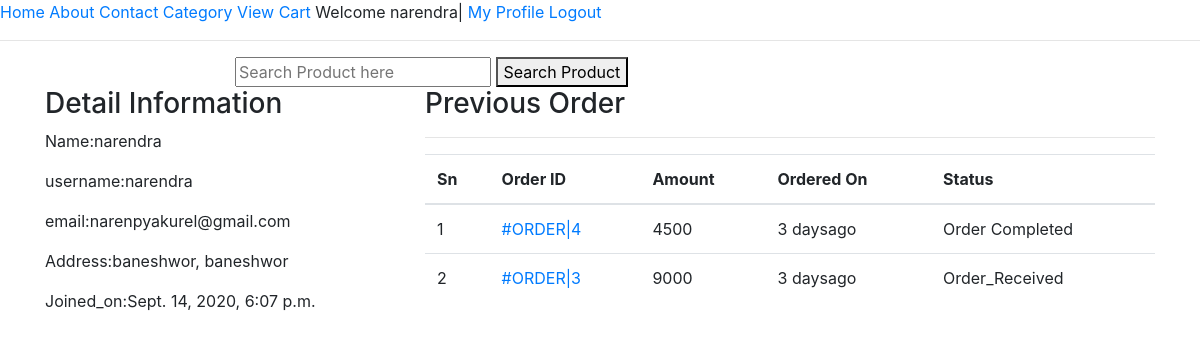
Screenshot of /profile (signed in) with the database file from the repository.
### ecomapp/models.py (models this page shows, shortened)
class Customer(models.Model):
    user = models.OneToOneField(User, on_delete=models.CASCADE)
    full_name = models.CharField(max_length=300)
    address = models.CharField(max_length=200)
    joined_on = models.DateTimeField(auto_now_add=True)

class Order(models.Model):
    cart = models.OneToOneField(Cart, on_delete=models.CASCADE)
    order_by = models.CharField(max_length=200)
    shipping_address = models.CharField(max_length=300)
    mobile = models.CharField(max_length=10)
    email = models.EmailField(null=True, blank=True)
    subtotal = models.PositiveIntegerField()
    discount = models.PositiveIntegerField()
    total = models.PositiveIntegerField()
    order_status = models.CharField(max_length=50, choices=ORDER_STATUS)
    created_at = models.DateTimeField(auto_now_add=True)

### ecomapp/views.py (the view)
# urls.py: path('profile', CustomerProfileView.as_view(), name='customerprofile'),
class CustomerProfileView(TemplateView):
    template_name = 'customerprofile.html'
    def dispatch(self, request, *args, **kwargs):
        if request.user.is_authenticated and Customer.objects.filter(user=request.user).exists():
            pass
        else:
            return redirect('/login/?next=/profile/')
        return super().dispatch(request, *args, **kwargs)
    def get_context_data(self, **kwargs):
        context = super().get_context_data(**kwargs)
        customer = self.request.user.customer
        context['customer'] = customer
        orders = Order.objects.filter(cart__customer=customer).order_by('-id')
        context['orders'] = orders
        return context

### templates/customerprofile.html (shortened to what this page needs)
{% extends 'base.html' %}
{% block content %}
<div class="container">
	<div class="row">
		<div class="col-md-4">
			<h3>Detail Information</h3>
			<P><span>Name:{{customer.full_name}}</span></P>
			<P><span>username:{{customer.user.username}}</span></P>
			<P><span>email:{{customer.user.email}}</span></P>
			<P><span>Address:{{customer.address}}</span></P>
			<P><span>Joined_on:{{customer.joined_on}}</span></P>
		</div>
		<div class="col-md-8">
			<h3>Previous Order</h3>
			<hr>
			<table class="table">
				<thead>
					<tr>
						<th>Sn</th>
							<th>Order ID</th>
								<th>Amount</th>
								<th>Ordered On</th>
								<th>Status</th>
					</tr>
				</thead>
				<tbody>
					{% for ord in orders %}
					<tr>
						<td>{{forloop.counter}}</td>
						<td><a href="{% url 'ecomapp:customerorderdetail' ord.id %}">#ORDER|{{ord.id}}</td>
						<td>{{ord.total}}</td>
						<td>{{ord.created_at|timesince}}ago</td>
						<td>{{ord.order_status}}</td>
					</tr>
					{% endfor %}
				</tbody>
			</table>
		</div>
	</div>
</div>
{% endblock %}

### templates/base.html (shortened to what this page needs)
<!DOCTYPE html>
<html>
<head>
	<link rel="stylesheet" type="text/css" href="https://stackpath.bootstrapcdn.com/bootstrap/4.5.2/css/bootstrap.min.css">
</head>
<body>
	<a href="{% url 'ecomapp:home' %}">Home</a>
	<a href="{% url 'ecomapp:about' %}">About</a>
	<a href="{% url 'ecomapp:contact' %}">Contact</a>
	<a href="{% url 'ecomapp:allproducts' %}">Category</a>
	<a href="{% url 'ecomapp:mycart' %}">View Cart</a>
	{% if request.user.customer %}
	Welcome {{request.user.username}}|
	<a href="{% url 'ecomapp:customerprofile' %}">My Profile</a>
	<a href="{% url 'ecomapp:logout' %}">Logout</a>
	{% else %}
	<a href="{% url 'ecomapp:customerregistration' %}">Register</a>
	<a href="{% url 'ecomapp:customerlogin' %}">Login</a>
	{% endif %}
	<hr>
	<div class="container">
		<div class="row">
			<div class="col-md-8 mx-auto">
				<form action="{% url 'ecomapp:search' %}" method="GET">
					<input type="text" name="keyword" placeholder="Search Product here" required="">
					<button>Search Product</button>
				</form>
			</div>
		</div>
	</div>
	{% block content %}
	{% endblock %}
</body>
</html>

### rows the page displays
Customer: full_name "narendra", user.username "narendra", user.email "narenpyakurel@gmail.com", address "baneshwor, baneshwor", joined_on "Sept. 14, 2020, 6:07 p.m."
Order: id "4", total "4500", created_at "3 days", order_status "Order Completed"
Order: id "3", total "9000", created_at "3 days", order_status "Order_Received"

### other values shown
{{ request.user.username }} "narendra"
